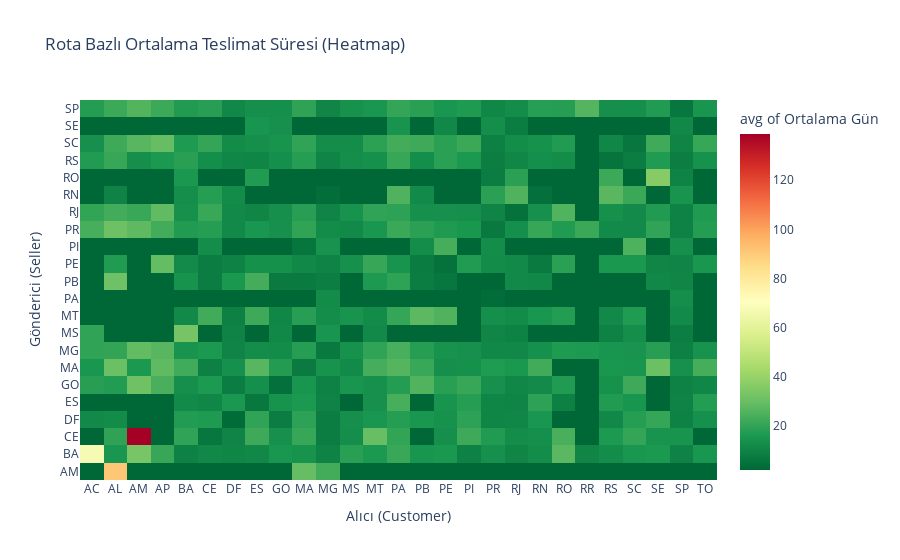

Notebook cell for this chart:
### Markdown cell above
## 📊 Adım 4: Keşifsel Analiz (Geliştirilmiş - Rota Analizi)

Sadece eyalet bazlı bakmak yerine, **'Nereden -> Nereye' (Route)** performansına bakalım.
Bu **Heatmap (Isı Haritası)**, lojistik ağındaki darboğazları (bottlenecks) net bir şekilde gösterir.

**Yorum:** Kırmızı alanlar teslimatın en uzun sürdüğü rotaları (örneğin SP'den kuzey eyaletlerine) temsil eder.

### Code cell
# 📊 Adım 4: Keşifsel Analiz (Geliştirilmiş - Rota Analizi)
# Sadece Eyalet bazlı bakmak yerine, 'Nereden -> Nereye' (Route) performansına bakalım.
# Bu matris, lojistik ağındaki darboğazları (bottlenecks) net bir şekilde gösterir.

route_perf = (
    master_df.group_by(["seller_state", "customer_state"])
    .agg(pl.col("delivery_days").median().alias("median_delivery"))
    .sort("median_delivery", descending=True)
    .to_pandas()
)

# Heatmap: Satıcı Eyaleti vs Müşteri Eyaleti
fig = px.density_heatmap(route_perf, x="customer_state", y="seller_state", z="median_delivery",
                         histfunc="avg",
                         title="Rota Bazlı Ortalama Teslimat Süresi (Heatmap)",
                         labels={
                             "seller_state": "Gönderici (Seller)", 
                             "customer_state": "Alıcı (Customer)", 
                             "median_delivery": "Ortalama Gün" 
                         },
                         color_continuous_scale="RdYlGn_r") # Kırmızı=Yavaş, Yeşil=Hızlı

fig.update_layout(xaxis={'categoryorder':'category ascending'}, yaxis={'categoryorder':'category ascending'})
# Hover bilgisini düzeltelim
fig.update_traces(hovertemplate='Alıcı: %{x}<br>Gönderici: %{y}<br>Süre: %{z:.1f} Gün<extra></extra>')
fig.show()

### Figure 1 — Plotly figure (JSON) as saved in the notebook; plotly's stock layout.template omitted (floating-point values rounded to 4 significant figures; data arrays with more than 128 entries replaced by an {"elided": "..."} marker saying what was removed)
{"data": [{"coloraxis": "coloraxis", "histfunc": "avg", "hovertemplate": "Alıcı: %{x}<br>Gönderici: %{y}<br>Süre: %{z:.1f} Gün<extra></extra>", "name": "", "type": "histogram2d", "x": {"elided": "412 str values"}, "xaxis": "x", "xbingroup": "x", "y": {"elided": "412 str values"}, "yaxis": "y", "ybingroup": "y", "z": {"elided": "412 float values"}}], "layout": {"coloraxis": {"colorbar": {"title": {"text": "avg of Ortalama Gün"}}, "colorscale": [[0, "rgb(0,104,55)"], [0.1, "rgb(26,152,80)"], [0.2, "rgb(102,189,99)"], [0.3, "rgb(166,217,106)"], [0.4, "rgb(217,239,139)"], [0.5, "rgb(255,255,191)"], [0.6, "rgb(254,224,139)"], [0.7, "rgb(253,174,97)"], [0.8, "rgb(244,109,67)"], [0.9, "rgb(215,48,39)"], [1, "rgb(165,0,38)"]]}, "legend": {"tracegroupgap": 0}, "title": {"text": "Rota Bazlı Ortalama Teslimat Süresi (Heatmap)"}, "xaxis": {"anchor": "y", "categoryorder": "category ascending", "domain": [0, 1], "title": {"text": "Alıcı (Customer)"}}, "yaxis": {"anchor": "x", "categoryorder": "category ascending", "domain": [0, 1], "title": {"text": "Gönderici (Seller)"}}}}
